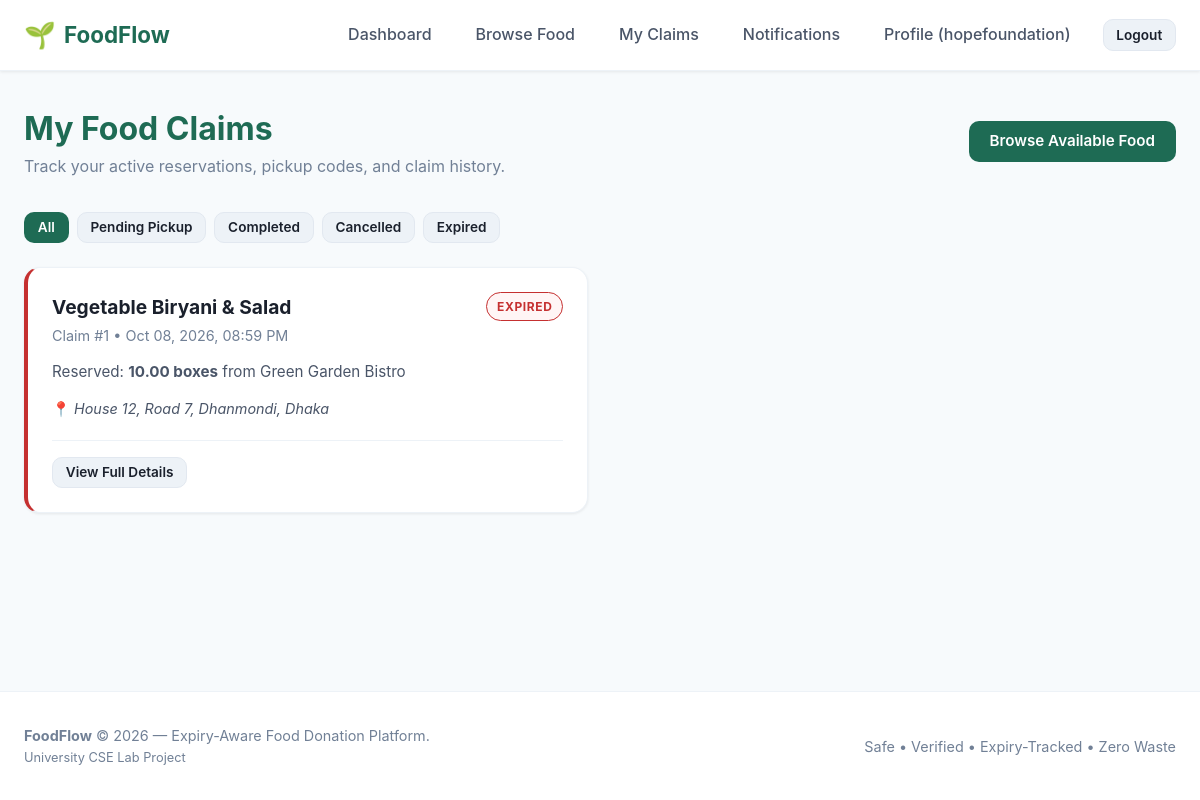
/claims/ (signed in), run on the app's committed database.
### accounts/models.py (models this page shows, shortened)
class User(AbstractUser):
    ROLE_DONOR = 'donor'
    ROLE_RECIPIENT = 'recipient'
    ROLE_CHOICES = [
        (ROLE_DONOR, 'Donor'),
        (ROLE_RECIPIENT, 'Recipient'),
    ]
    role = models.CharField(
        max_length=20,
        choices=ROLE_CHOICES,
        default=ROLE_RECIPIENT,
        help_text="Designates whether this user registers as a food Donor or Recipient."
    )
    phone = models.CharField(
        max_length=20,
        blank=True,
        null=True,
        help_text="Contact telephone number"
    )
    @property
    def is_donor(self):
        return self.role == self.ROLE_DONOR
    @property
    def is_recipient(self):
        return self.role == self.ROLE_RECIPIENT

class Donor(models.Model):
    DONOR_TYPE_CHOICES = [
        ('restaurant', 'Restaurant'),
        ('household', 'Household'),
        ('grocer', 'Grocer / Supermarket'),
        ('event', 'Event / Catering'),
        ('other', 'Other Donor'),
    ]
    user = models.OneToOneField(
        User,
        on_delete=models.CASCADE,
        related_name='donor_profile'
    )
    donor_type = models.CharField(
        max_length=30,
        choices=DONOR_TYPE_CHOICES,
        default='restaurant'
    )
    organization_name = models.CharField(
        max_length=150,
        blank=True,
        null=True,
        help_text="Business or organization name (optional for households)"
    )
    location = models.ForeignKey(
        'locations.Location',
        on_delete=models.PROTECT,
        related_name='donors'
    )
    is_verified = models.BooleanField(
        default=False,
        help_text="Designates if this donor is verified by platform administrators"
    )
    created_at = models.DateTimeField(auto_now_add=True)
    class Meta:
        verbose_name = "Donor Profile"
        verbose_name_plural = "Donor Profiles"

### claims/models.py (models this page shows, shortened)
class Claim(models.Model):
    STATUS_PENDING = 'pending'
    STATUS_COMPLETED = 'completed'
    STATUS_CANCELLED = 'cancelled'
    STATUS_EXPIRED = 'expired'
    STATUS_CHOICES = [
        (STATUS_PENDING, 'Pending Pickup'),
        (STATUS_COMPLETED, 'Completed'),
        (STATUS_CANCELLED, 'Cancelled'),
        (STATUS_EXPIRED, 'Expired'),
    ]
    listing = models.ForeignKey(
        'listings.FoodListing',
        on_delete=models.CASCADE,
        related_name='claims'
    )
    recipient = models.ForeignKey(
        'accounts.Recipient',
        on_delete=models.CASCADE,
        related_name='claims'
    )
    claimed_quantity = models.DecimalField(
        max_digits=8,
        decimal_places=2,
        validators=[MinValueValidator(Decimal('0.01'))],
        help_text="Quantity reserved by recipient"
    )
    claimed_at = models.DateTimeField(auto_now_add=True)
    pickup_deadline = models.DateTimeField(
        help_text="Time window by which food must be picked up"
    )
    pickup_code = models.CharField(
        max_length=8,
        unique=True,
        db_index=True,
        help_text="Unique 8-character verification token"
    )
    status = models.CharField(
        max_length=20,
        choices=STATUS_CHOICES,
        default=STATUS_PENDING
    )
    class Meta:
        verbose_name = "Claim"
        verbose_name_plural = "Claims"
        ordering = ['-claimed_at']
    @property
    def can_be_cancelled(self):
        return self.status == self.STATUS_PENDING and not self.is_expired

### listings/models.py (models this page shows, shortened)
class FoodListing(models.Model):
    STATUS_AVAILABLE = 'available'
    STATUS_CLAIMED = 'claimed'
    STATUS_COMPLETED = 'completed'
    STATUS_EXPIRED = 'expired'
    STATUS_BLOCKED = 'blocked'
    STATUS_CHOICES = [
        (STATUS_AVAILABLE, 'Available'),
        (STATUS_CLAIMED, 'Claimed'),
        (STATUS_COMPLETED, 'Completed'),
        (STATUS_EXPIRED, 'Expired'),
        (STATUS_BLOCKED, 'Blocked'),
    ]
    donor = models.ForeignKey(
        'accounts.Donor',
        on_delete=models.CASCADE,
        related_name='listings'
    )
    location = models.ForeignKey(
        'locations.Location',
        on_delete=models.PROTECT,
        related_name='listings'
    )
    food_name = models.CharField(max_length=200, help_text="e.g. Cooked Rice & Curry, Fresh Apples, Bread Rolls")
    description = models.TextField(blank=True, null=True, help_text="Preparation details, ingredients, or dietary info")
    quantity = models.DecimalField(
        max_digits=8,
        decimal_places=2,
        validators=[MinValueValidator(Decimal('0.01'))],
        help_text="Total initial quantity"
    )
    unit = models.CharField(
        max_length=50,
        help_text="Units: portions, kg, boxes, packets, meals, litres"
    )
    expires_at = models.DateTimeField(
        db_index=True,
        help_text="Exact expiry deadline"
    )
    status = models.CharField(
        max_length=20,
        choices=STATUS_CHOICES,
        default=STATUS_AVAILABLE,
        db_index=True
    )
    created_at = models.DateTimeField(auto_now_add=True)
    updated_at = models.DateTimeField(auto_now=True)
    class Meta:
        verbose_name = "Food Listing"
        verbose_name_plural = "Food Listings"
        ordering = ['expires_at']

### locations/models.py (models this page shows, shortened)
class Location(models.Model):
    address = models.CharField(max_length=255, help_text="Street address or building details")
    area = models.CharField(max_length=100, db_index=True, help_text="Neighborhood or area name")
    city = models.CharField(max_length=100, db_index=True, help_text="City name")
    postal_code = models.CharField(max_length=20, blank=True, null=True, help_text="Postal / ZIP code")
    latitude = models.DecimalField(max_digits=9, decimal_places=6, null=True, blank=True)
    longitude = models.DecimalField(max_digits=9, decimal_places=6, null=True, blank=True)
    class Meta:
        verbose_name = "Location"
        verbose_name_plural = "Locations"
        indexes = [
            models.Index(fields=['area'], name='loc_area_idx'),
            models.Index(fields=['city'], name='loc_city_idx'),
        ]
        constraints = [
            models.UniqueConstraint(
                fields=['address', 'area', 'city', 'postal_code'],
                name='unique_location_address'
            )
        ]

### claims/views.py (the view, shortened to what this page needs)
# urls.py: path('claims/', views.claims_list_view, name='my_claims'),
def claims_list_view(request):
    status_filter = request.GET.get('status', '').strip().lower()
    lookup_code = request.GET.get('pickup_code', '').strip().upper()
    lookup_result = None
    claims = None
    if request.user.is_authenticated:
        if request.user.is_recipient:
            recipient = getattr(request.user, 'recipient_profile', None)
            if recipient:
                claims = Claim.objects.filter(recipient=recipient)
            else:
                claims = Claim.objects.none()
            page_title = "My Food Claims"
            page_subtitle = "Track your active reservations, pickup codes, and claim history."
        elif request.user.is_staff:
            claims = Claim.objects.all()
            page_title = "Platform Food Claims"
            page_subtitle = "All food reservations and pickup activities across the FoodFlow platform."
        else:
            claims = Claim.objects.none()
            page_title = "Food Claims"
            page_subtitle = "Track food claims and reservations."
        claims = claims.select_related(
            'listing', 'listing__donor__user', 'listing__location', 'recipient__user'
        ).order_by('-claimed_at')
        if status_filter:
            claims = claims.filter(status=status_filter)
    else:
        page_title = "Food Claims & Pickup Tracking"
        page_subtitle = "Track food reservation status with your 8-character pickup code, or log in to manage your account claims."
    context = {
        'claims': claims,
        'status_filter': status_filter,
        'lookup_code': lookup_code,
        'lookup_result': lookup_result,
        'page_title': page_title,
        'page_subtitle': page_subtitle,
    }
    return render(request, 'claims/my_claims.html', context)

### templates/claims/my_claims.html (shortened to what this page needs)
{% extends 'base.html' %}
{% block content %}
<div style="display: flex; justify-content: space-between; align-items: center; margin-bottom: 2rem; flex-wrap: wrap; gap: 1rem;">
    <div>
        <h1 style="color: var(--green-700); font-size: 2rem;">{{ page_title|default:"Food Claims" }}</h1>
        <p style="color: var(--grey-500);">{{ page_subtitle|default:"Track your active reservations, pickup codes, and claim history." }}</p>
    </div>
    <div style="display: flex; gap: 0.5rem; flex-wrap: wrap;">
        {% if user.is_authenticated %}
            {% if user.is_recipient %}
                <a href="{% url 'listings:browse_food' %}" class="btn btn-primary">Browse Available Food</a>
            {% elif user.is_donor %}
                <a href="{% url 'claims:verify_pickup' %}" class="btn btn-primary">Verify Pickup Code</a>
            {% endif %}
        {% else %}
            <a href="{% url 'accounts:login' %}?next={% url 'claims:my_claims' %}" class="btn btn-primary">Log In to View Claims</a>
            <a href="{% url 'accounts:register' %}" class="btn btn-secondary">Register New Account</a>
        {% endif %}
    </div>
</div>
{% if user.is_authenticated %}
    <div style="display: flex; gap: 0.5rem; margin-bottom: 1.5rem; flex-wrap: wrap;">
        <a href="{% url 'claims:my_claims' %}" class="btn btn-sm {% if not status_filter %}btn-primary{% else %}btn-secondary{% endif %}">All</a>
        <a href="{% url 'claims:my_claims' %}?status=pending" class="btn btn-sm {% if status_filter == 'pending' %}btn-primary{% else %}btn-secondary{% endif %}">Pending Pickup</a>
        <a href="{% url 'claims:my_claims' %}?status=completed" class="btn btn-sm {% if status_filter == 'completed' %}btn-primary{% else %}btn-secondary{% endif %}">Completed</a>
        <a href="{% url 'claims:my_claims' %}?status=cancelled" class="btn btn-sm {% if status_filter == 'cancelled' %}btn-secondary{% else %}btn-secondary{% endif %}" style="">Cancelled</a>
        <a href="{% url 'claims:my_claims' %}?status=expired" class="btn btn-sm {% if status_filter == 'expired' %}btn-secondary{% else %}btn-secondary{% endif %}" style="">Expired</a>
    </div>
    {% if claims %}
    <div class="grid grid-2">
        {% for claim in claims %}
        <div class="card" style="border-left: 4px solid {% if claim.status == 'pending' %}var(--green-700){% elif claim.status == 'completed' %}var(--grey-500){% else %}var(--red-600){% endif %};">
            <div class="card-header">
                <div>
                    <h3 class="card-title">{{ claim.listing.food_name }}</h3>
                    <span class="card-subtitle">Claim #{{ claim.id }} &bull; {{ claim.claimed_at|date:"M d, Y, h:i A" }}</span>
                </div>
                <div>
                    <span class="badge badge-{{ claim.status }}">{{ claim.get_status_display }}</span>
                </div>
            </div>
            <div class="card-body">
                {% if user.is_donor %}
                    <p style="font-size: 0.95rem; color: var(--grey-700); margin-bottom: 0.75rem;">
                        Claimed by: <strong>{{ claim.recipient.user.username }}</strong> ({{ claim.recipient.get_recipient_type_display }})
                    </p>
                    <p style="font-size: 0.95rem; color: var(--grey-700); margin-bottom: 0.75rem;">
                        Reserved Quantity: <strong>{{ claim.claimed_quantity }} {{ claim.listing.unit }}</strong>
                    </p>
                {% else %}
                    <p style="font-size: 0.95rem; color: var(--grey-700); margin-bottom: 0.75rem;">
                        Reserved: <strong>{{ claim.claimed_quantity }} {{ claim.listing.unit }}</strong> from {{ claim.listing.donor.organization_name|default:claim.listing.donor.user.username }}
                    </p>
                {% endif %}
                <p style="font-size: 0.9rem; color: var(--grey-700);">
                    📍 <em>{{ claim.listing.location.address }}, {{ claim.listing.location.area }}, {{ claim.listing.location.city }}</em>
                </p>
            </div>
            <div class="card-footer">
                <a href="{% url 'claims:claim_detail' pk=claim.pk %}" class="btn btn-secondary btn-sm">View Full Details</a>
            </div>
        </div>
        {% endfor %}
    </div>
    {% endif %}
{% endif %}
{% endblock %}

### templates/partials/navbar.html (shortened to what this page needs)
{% load static %}
<nav class="navbar">
    <div class="container navbar-container">
        <a href="{% url 'home' %}" class="brand">
            <span class="brand-icon">🌱</span>
            <span>FoodFlow</span>
        </a>
        <ul class="nav-links">
            {% if user.is_authenticated %}
                {% if user.is_donor %}
                    <li><a href="{% url 'accounts:donor_dashboard' %}" class="nav-link">Dashboard</a></li>
                    <li><a href="{% url 'listings:donor_listings' %}" class="nav-link">My Listings</a></li>
                    <li><a href="{% url 'claims:my_claims' %}" class="nav-link">Food Claims</a></li>
                    <li><a href="{% url 'listings:donor_listing_create' %}" class="nav-link btn btn-primary btn-sm" style="color: white;">+ Donate Food</a></li>
                    <li><a href="{% url 'claims:verify_pickup' %}" class="nav-link">Verify Pickup</a></li>
                {% elif user.is_recipient %}
                    <li><a href="{% url 'accounts:recipient_dashboard' %}" class="nav-link">Dashboard</a></li>
                    <li><a href="{% url 'listings:browse_food' %}" class="nav-link">Browse Food</a></li>
                    <li><a href="{% url 'claims:my_claims' %}" class="nav-link">My Claims</a></li>
                    <li>
                        <a href="{% url 'notifications:notification_list' %}" class="nav-link">
                            Notifications
                        </a>
                    </li>
                {% endif %}
                <li><a href="{% url 'accounts:profile' %}" class="nav-link">Profile ({{ user.username }})</a></li>
                <li><a href="{% url 'accounts:logout' %}" class="nav-link btn btn-secondary btn-sm">Logout</a></li>
            {% endif %}
        </ul>
    </div>
</nav>

### data on the page
User: username "hopefoundation"
Claim: listing.food_name "Vegetable Biryani & Salad", id "1", claimed_at "Oct 08, 2026, 08:59 PM", status "EXPIRED", claimed_quantity "10.00", listing.unit "boxes", listing.donor.organization_name "Green Garden Bistro", listing.location.address "House 12, Road 7", listing.location.area "Dhanmondi", listing.location.city "Dhaka"

### other printed values
{{ page_title|default:"Food Claims" }} "My Food Claims"
